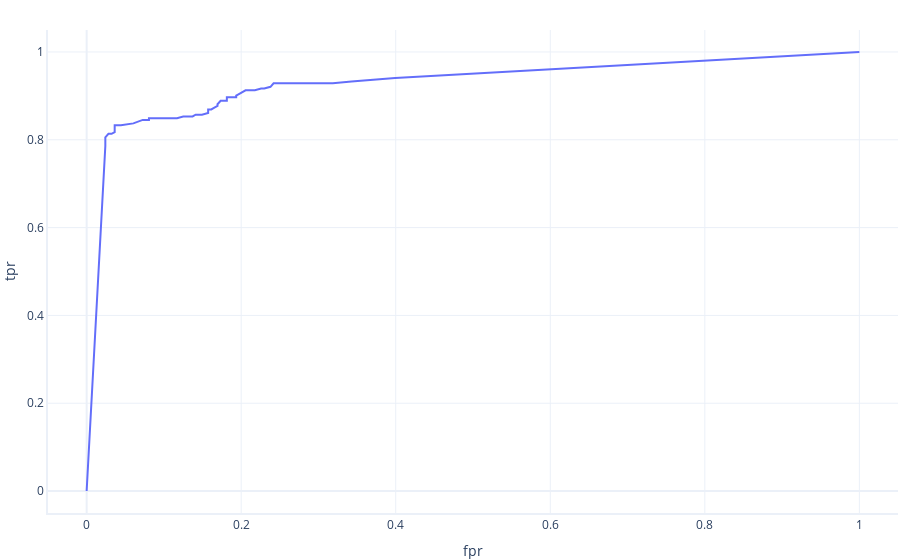

The notebook cell this image was saved under:
### Markdown cell above
We can see our model does better than chance (it is not a diagonal line). Our table shows the false positive rate (_fpr_) and true positive rate (_tpr_) for each threshold.

Let's repeat this for our random forest model:

### Code cell
# Don't worry about this lambda function. It simply reorganizes 
# the data into the shape expected by the random forest model, 
# and calls predict_proba, which gives us predicted probabilities
# that the label is 'hiker'
predict_with_random_forest = lambda x: random_forest.predict_proba(numpy.array(x).reshape(-1, 1))[:,1]

# Create the ROC curve
fig, thresholds_rf = create_roc_curve(predict_with_random_forest, test, "motion")

# Uncomment the line below if you would like to see the area under the curve
#fig.update_traces(fill="tozeroy")

fig.show()

# Show the table of results
thresholds_lr
